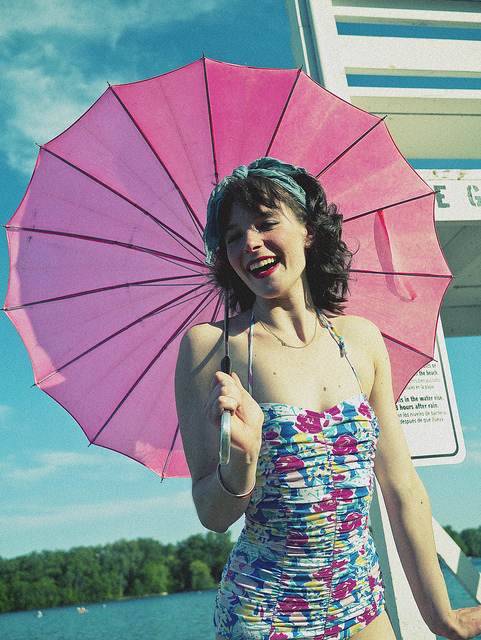
#> input picture backend/coco/000000000036.jpg, 481 x 640 px
$ python -i astar_refinement.py   (imports and definitions only)   (older library calls are emulated)
#> lines starting #> are read from the running program, lines starting #| are printed output that depends on the picture
#> further down, picture is the input picture: shape (640, 481, 3); mean B, G, R 151.3, 140.4, 142.7
import cv2
import numpy as np
from typing import Optional
from heapq import heappush, heappop


# [17 lines left out: functions load_image, extract_mask_contour, not called in this run]


def compute_edge_map(image: np.ndarray) -> np.ndarray:
    """Compute a gradient-based edge map using Sobel filters."""
    gray = cv2.cvtColor(image, cv2.COLOR_BGR2GRAY)
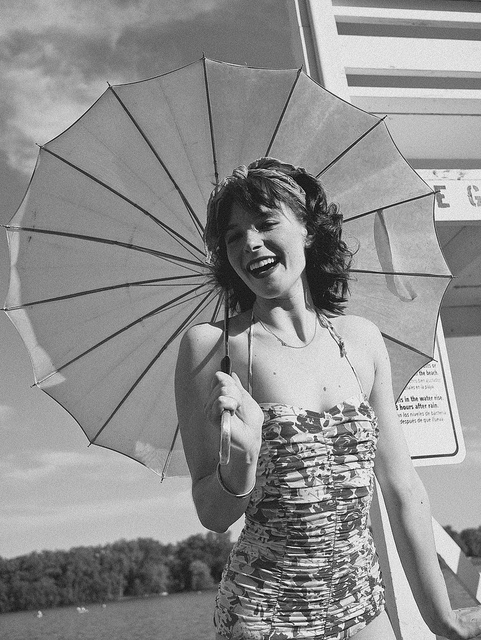
#> gray: shape (640, 481); min 0, max 255, mean 142.3
    blurred = cv2.GaussianBlur(gray, (5, 5), 0)
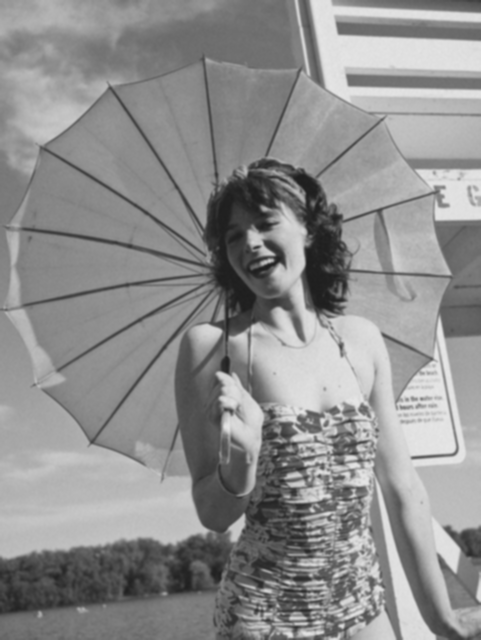
#> blurred: shape (640, 481); min 30, max 230, mean 142.3
    grad_x = cv2.Sobel(blurred, cv2.CV_64F, 1, 0, ksize=3)
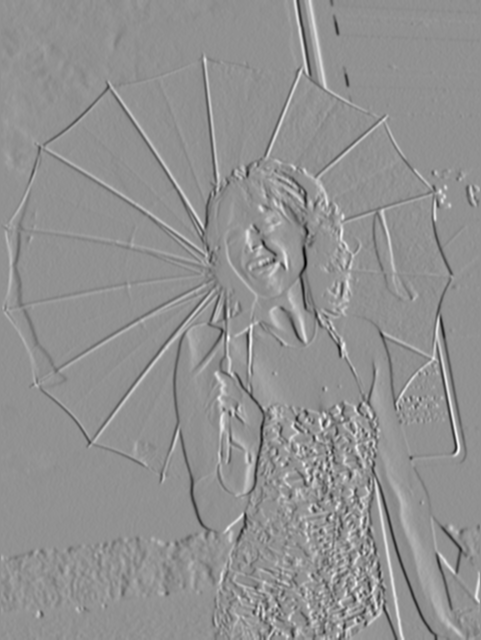
#> grad_x: shape (640, 481) float64; min -482, max 363, mean 0.3; drawn with min black and max white
    grad_y = cv2.Sobel(blurred, cv2.CV_64F, 0, 1, ksize=3)
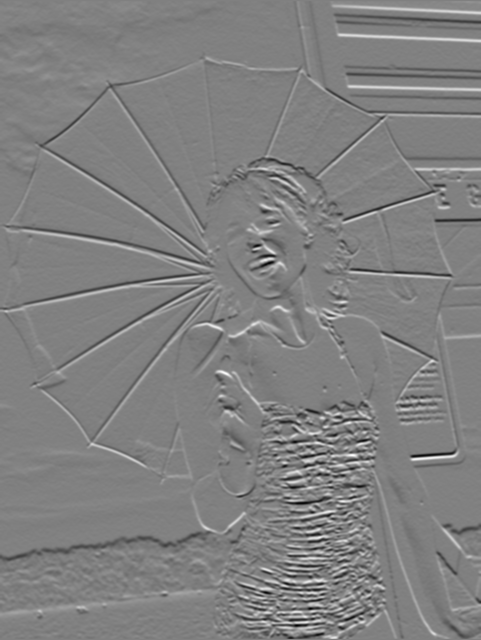
#> grad_y: shape (640, 481) float64; min -455, max 445, mean -0.1; drawn with min black and max white
    grad_mag = np.sqrt(grad_x**2 + grad_y**2)
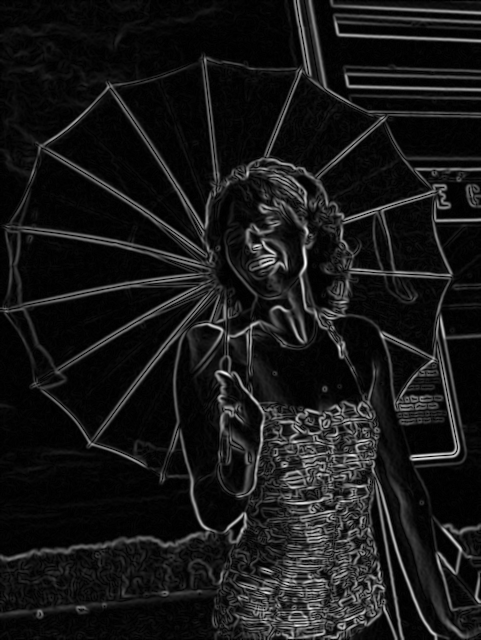
#> grad_mag: shape (640, 481) float64; min 0, max 482.4, mean 45.7; drawn with min black and max white
    grad_mag = cv2.normalize(grad_mag, None, 0, 255, cv2.NORM_MINMAX).astype(np.uint8)
    return grad_mag


# [180 lines left out: functions a_star_snap_point, snap_contour_to_edges, reconstruct_mask, apply_guided_filter, refine_mask, not called in this run]

>>> import cv2
>>> picture = cv2.imread('../coco/000000000036.jpg')
>>> result = compute_edge_map(picture)

$ run again, on backend/coco/000000000061.jpg
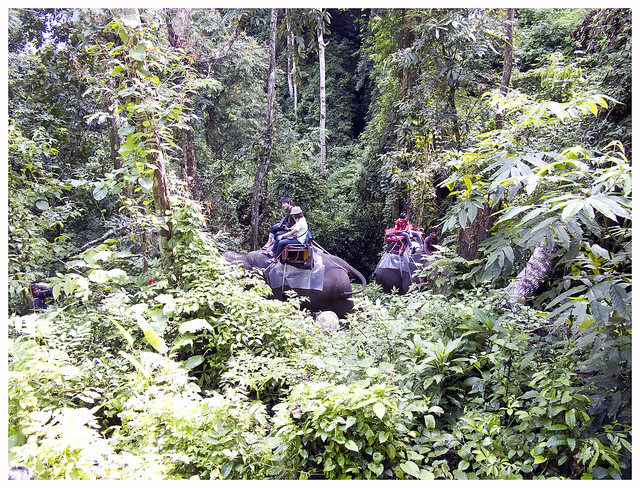
#> input picture backend/coco/000000000061.jpg, 640 x 488 px
#> picture is the input picture: shape (488, 640, 3); mean B, G, R 132.1, 146.3, 143
#> in compute_edge_map, `grad_y = cv2.Sobel(blurred, cv2.CV_64F, 0, 1, ksize=3)`:
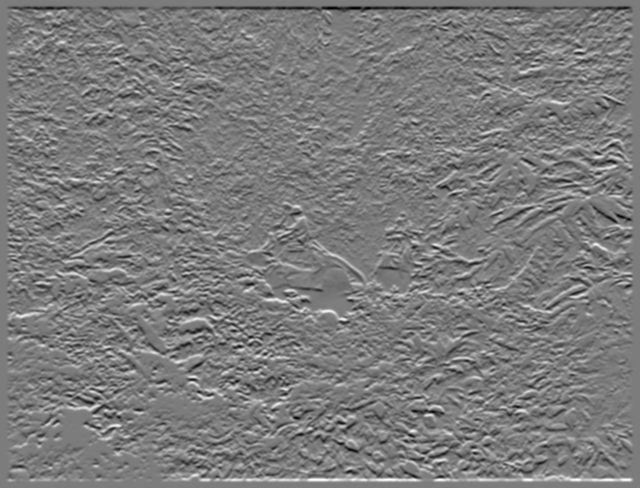
#> grad_y: shape (488, 640) float64; min -575, max 604, mean 0; drawn with min black and max white
#> in compute_edge_map, `grad_mag = np.sqrt(grad_x**2 + grad_y**2)`:
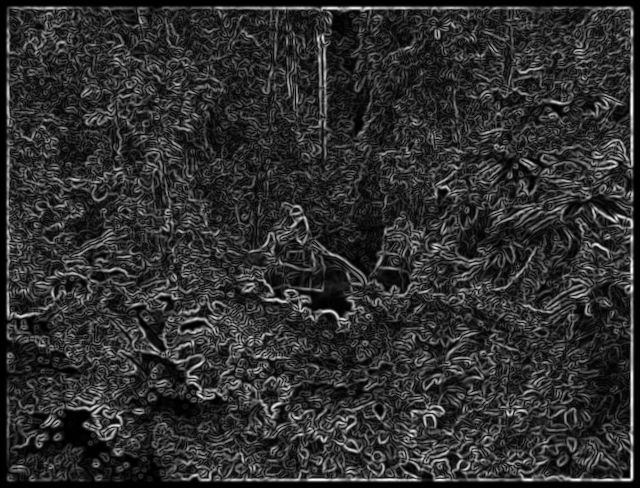
#> grad_mag: shape (488, 640) float64; min 0, max 623, mean 116.3; drawn with min black and max white

$ run again, on backend/coco/000000000143.jpg
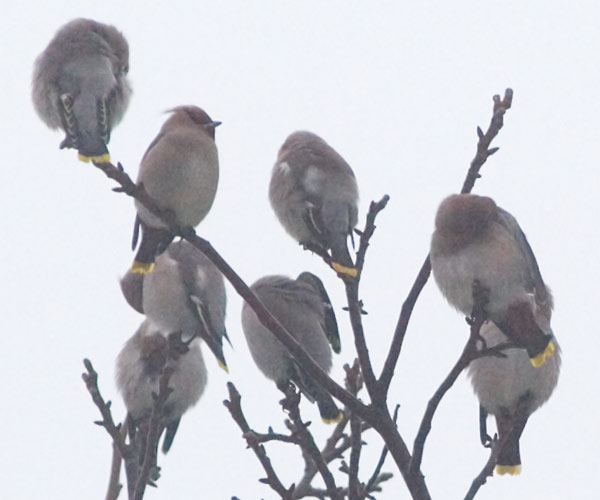
#> input picture backend/coco/000000000143.jpg, 600 x 500 px
#> picture is the input picture: shape (500, 600, 3); mean B, G, R 205.4, 199.2, 198.3
#> in compute_edge_map, `grad_y = cv2.Sobel(blurred, cv2.CV_64F, 0, 1, ksize=3)`:
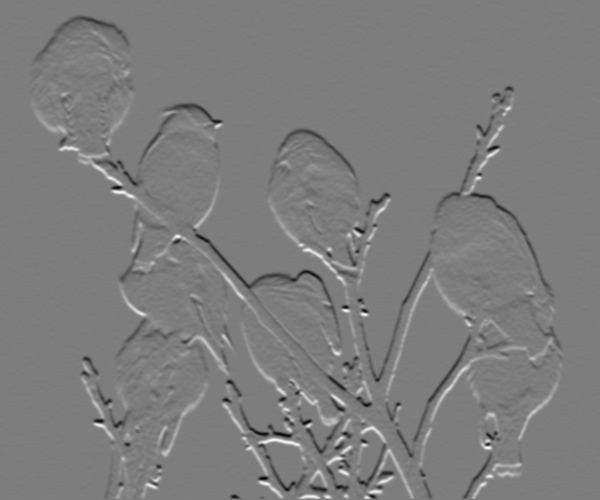
#> grad_y: shape (500, 600) float64; min -379, max 390, mean -0.5; drawn with min black and max white
#> in compute_edge_map, `grad_mag = np.sqrt(grad_x**2 + grad_y**2)`:
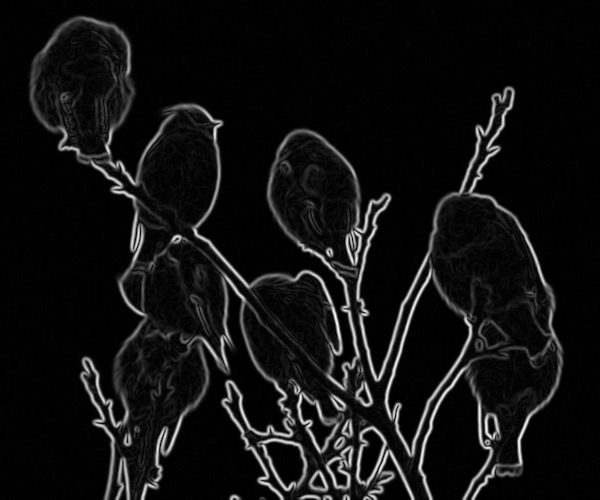
#> grad_mag: shape (500, 600) float64; min 0, max 430.8, mean 29.6; drawn with min black and max white
